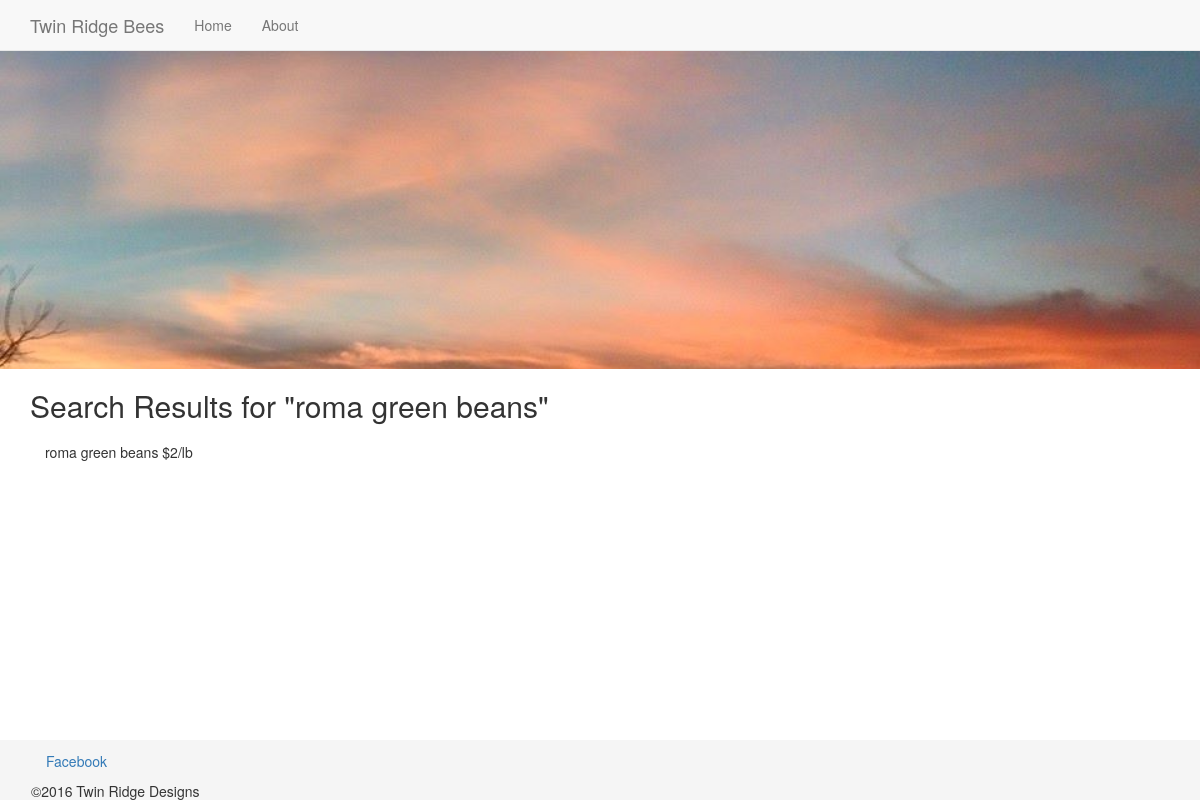
Before: /products.php?s=roma green beans with the older database file.
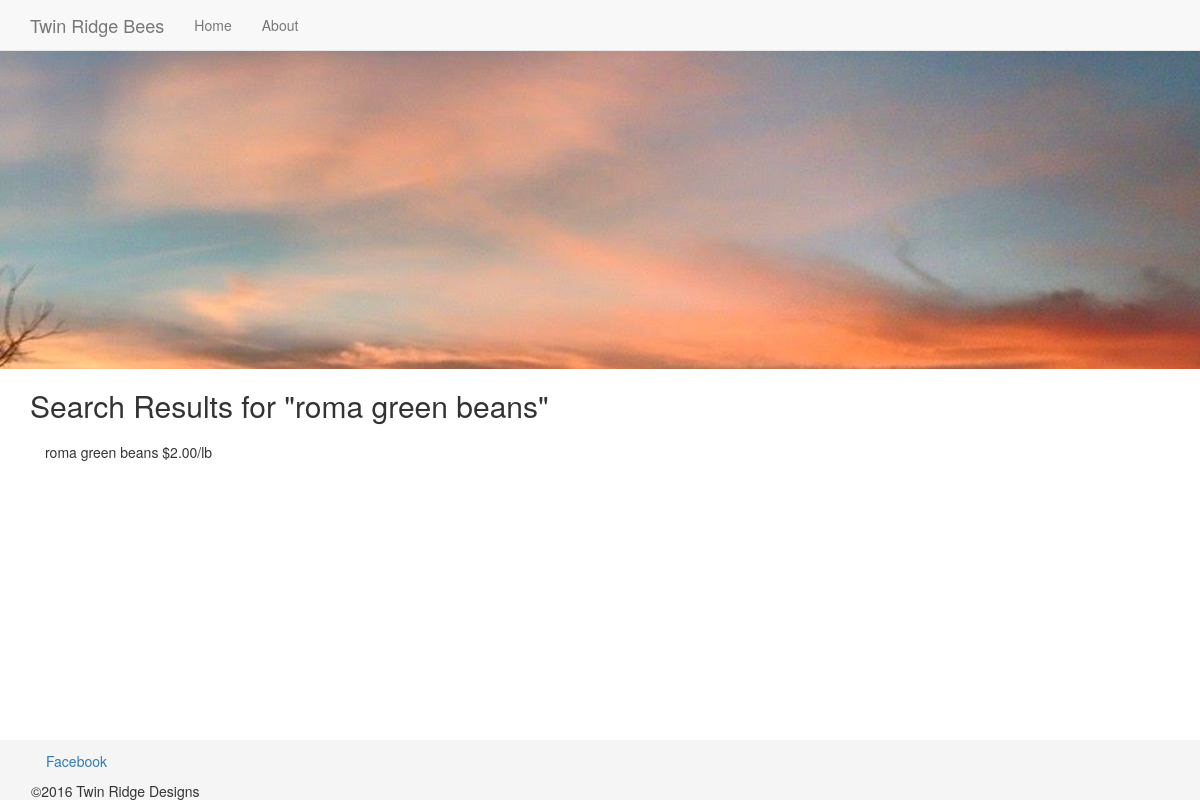
After: the same page with the newer database file.
### tables this page shows
CREATE TABLE `Products` (
  `id` int(11) NOT NULL,
  `name` varchar(50) NOT NULL,
  `unit` varchar(11) NOT NULL,
  `price` decimal(10,2) NOT NULL
);

### inc/functions.php (the view)
<?php
function get_catalog_count($category = null,$search = null) {
    $category = strtolower($category);
    include("connection.php");
    try {
        $sql = "SELECT COUNT(id) FROM Products";
        if (!empty($search)) {
          $result = $db->prepare(
            $sql
            . " WHERE name LIKE ?"
          );
          $result->bindValue(1,'%'.$search.'%',PDO::PARAM_STR);
        } else if (!empty($category)) {
          $result = $db->prepare(
            $sql
            . " WHERE LOWER(name) = ?"
          );
          $result->bindParam(1,$category,PDO::PARAM_STR);
        } else {
          $result = $db->prepare($sql);
        }
        $result->execute();
    } catch (Exception $e) {
      echo "bad query";
    }
  $count = $result->fetchColumn(0);
  return $count;
}
function all_products_array() {
	include("connection.php");
		try {
		$results = $db->query("SELECT name, price, unit FROM Products;");
	} catch (Exception $e) {
		echo "Data could not be retrieved from the database.";
		exit;
	}
	$products = $results->fetchAll();
	return $products;
}
function get_item_html($item) {
    $output = "<li class='list-group-item'>"
        . $item["name"] . " $"
        . $item["price"] . "/"
        . $item["unit"] . "</li>";
    return $output;
}
function search_catalog_array($search, $limit = null, $offset = 0) {
    include("connection.php");
    try {
       $sql = "SELECT name, price, unit
         FROM Products
         WHERE name LIKE ?";
       if (is_integer($limit)) {
          $results = $db->prepare($sql . " LIMIT ? OFFSET ?");
         $results->bindValue(1,"%".$search."%",PDO::PARAM_STR);
          $results->bindParam(2,$limit,PDO::PARAM_INT);
          $results->bindParam(3,$offset,PDO::PARAM_INT);
       } else {
         $results = $db->prepare($sql);
         $results->bindValue(1,"%".$search."%",PDO::PARAM_STR);
       }
       $results->execute();
    } catch (Exception $e) {
       echo "Unable to retrieve results";
			var_dump($e);
       exit;
    }
    $product = $results->fetchAll();
    return $product;
}

### products.php (shortened to what this page needs)
<?php
include ("inc/functions.php");
$products = all_products_array();
$pageTitle = "TRB Products";
$section = null;
$search = null;
$items_per_page = 8;
if (isset($_GET["s"])) {
  $search = filter_input(INPUT_GET,"s",FILTER_SANITIZE_STRING);
}
$total_items = get_catalog_count($section,$search);
$offset = 0;
if (!empty($search)) {
  $product = search_catalog_array($search,$items_per_page,$offset);
} else if (empty($section)) {
  $product = all_products_array($items_per_page,$offset);
} else {
  $product = category_catalog_array($section,$items_per_page,$offset);
}
include ("inc/header.php");
?>
<div class="section catalog page">
	<div class="container">
		<h2><?php
        if ($search != null) {
          echo "Search Results for \"".htmlspecialchars($search)."\"";
        } else {
          if ($section != null) {
            echo "<a href='products.php'>All Products</a> &gt; ";
          }
          echo $pageTitle;
        }
        ?></h2>
        <?php
        if ($total_items < 1) {
          echo "<p>Sorry but we don't currently offer ($search)</p>";
          echo "<p>Search Again or "
            . "<a href=\"products.php\">Browse All Products</a></p>";
        } else {
          echo $pagination; ?>
        <ul class="items list-group">
            <?php
            foreach ($product as $item) {
                echo get_item_html($item);
            }
            ?>
        </ul>
		<?php echo $pagination;
        } ?>
	</div>
</div>
<?php include("inc/footer.php"); ?>

Changed rows visible on the page:
changed products "roma green beans": price "2" → "2.00"
